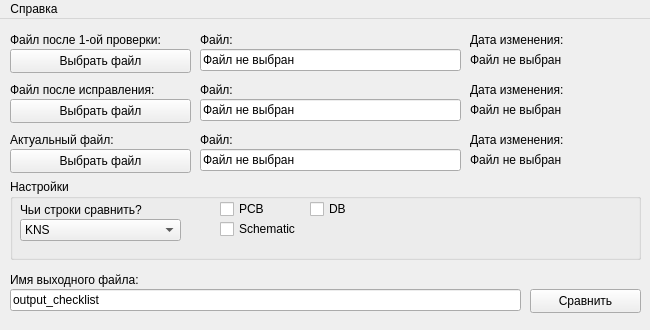
<?xml version="1.0" encoding="UTF-8"?>
<ui version="4.0">
 <class>MainWindow</class>
 <widget class="QMainWindow" name="MainWindow">
  <property name="geometry">
   <rect>
    <x>0</x>
    <y>0</y>
    <width>650</width>
    <height>330</height>
   </rect>
  </property>
  <property name="sizePolicy">
   <sizepolicy hsizetype="Fixed" vsizetype="Fixed">
    <horstretch>0</horstretch>
    <verstretch>0</verstretch>
   </sizepolicy>
  </property>
  <property name="minimumSize">
   <size>
    <width>650</width>
    <height>330</height>
   </size>
  </property>
  <property name="maximumSize">
   <size>
    <width>650</width>
    <height>330</height>
   </size>
  </property>
  <property name="windowTitle">
   <string>CheckListCompare</string>
  </property>
  <property name="dockOptions">
   <set>QMainWindow::AllowTabbedDocks|QMainWindow::AnimatedDocks</set>
  </property>
  <widget class="QWidget" name="centralwidget">
   <widget class="QPushButton" name="pushButton">
    <property name="geometry">
     <rect>
      <x>10</x>
      <y>30</y>
      <width>181</width>
      <height>24</height>
     </rect>
    </property>
    <property name="text">
     <string>Выбрать файл</string>
    </property>
   </widget>
   <widget class="QLabel" name="label_2">
    <property name="geometry">
     <rect>
      <x>10</x>
      <y>10</y>
      <width>331</width>
      <height>21</height>
     </rect>
    </property>
    <property name="text">
     <string>Файл после 1-ой проверки:</string>
    </property>
   </widget>
   <widget class="QLineEdit" name="linePass1">
    <property name="geometry">
     <rect>
      <x>200</x>
      <y>30</y>
      <width>261</width>
      <height>22</height>
     </rect>
    </property>
    <property name="text">
     <string>Файл не выбран</string>
    </property>
    <property name="readOnly">
     <bool>true</bool>
    </property>
   </widget>
   <widget class="QLabel" name="datePass1">
    <property name="geometry">
     <rect>
      <x>470</x>
      <y>30</y>
      <width>171</width>
      <height>21</height>
     </rect>
    </property>
    <property name="text">
     <string>Файл не выбран</string>
    </property>
   </widget>
   <widget class="QLabel" name="label_8">
    <property name="geometry">
     <rect>
      <x>200</x>
      <y>10</y>
      <width>261</width>
      <height>21</height>
     </rect>
    </property>
    <property name="text">
     <string>Файл:</string>
    </property>
   </widget>
   <widget class="QLabel" name="label_9">
    <property name="geometry">
     <rect>
      <x>470</x>
      <y>10</y>
      <width>171</width>
      <height>21</height>
     </rect>
    </property>
    <property name="text">
     <string>Дата изменения:</string>
    </property>
   </widget>
   <widget class="QLabel" name="label_10">
    <property name="geometry">
     <rect>
      <x>470</x>
      <y>60</y>
      <width>171</width>
      <height>21</height>
     </rect>
    </property>
    <property name="text">
     <string>Дата изменения:</string>
    </property>
   </widget>
   <widget class="QLabel" name="datePass2">
    <property name="geometry">
     <rect>
      <x>470</x>
      <y>80</y>
      <width>171</width>
      <height>21</height>
     </rect>
    </property>
    <property name="text">
     <string>Файл не выбран</string>
    </property>
   </widget>
   <widget class="QPushButton" name="pushButton_2">
    <property name="geometry">
     <rect>
      <x>10</x>
      <y>80</y>
      <width>181</width>
      <height>24</height>
     </rect>
    </property>
    <property name="text">
     <string>Выбрать файл</string>
    </property>
   </widget>
   <widget class="QLineEdit" name="linePass2">
    <property name="geometry">
     <rect>
      <x>200</x>
      <y>80</y>
      <width>261</width>
      <height>22</height>
     </rect>
    </property>
    <property name="text">
     <string>Файл не выбран</string>
    </property>
    <property name="readOnly">
     <bool>true</bool>
    </property>
   </widget>
   <widget class="QLabel" name="label_11">
    <property name="geometry">
     <rect>
      <x>200</x>
      <y>60</y>
      <width>261</width>
      <height>21</height>
     </rect>
    </property>
    <property name="text">
     <string>Файл:</string>
    </property>
   </widget>
   <widget class="QLabel" name="label_3">
    <property name="geometry">
     <rect>
      <x>10</x>
      <y>60</y>
      <width>331</width>
      <height>21</height>
     </rect>
    </property>
    <property name="text">
     <string>Файл после исправления:</string>
    </property>
   </widget>
   <widget class="QLabel" name="label_4">
    <property name="geometry">
     <rect>
      <x>10</x>
      <y>110</y>
      <width>331</width>
      <height>21</height>
     </rect>
    </property>
    <property name="text">
     <string>Актуальный файл:</string>
    </property>
   </widget>
   <widget class="QLabel" name="label_12">
    <property name="geometry">
     <rect>
      <x>200</x>
      <y>110</y>
      <width>261</width>
      <height>21</height>
     </rect>
    </property>
    <property name="text">
     <string>Файл:</string>
    </property>
   </widget>
   <widget class="QPushButton" name="pushButton_3">
    <property name="geometry">
     <rect>
      <x>10</x>
      <y>130</y>
      <width>181</width>
      <height>24</height>
     </rect>
    </property>
    <property name="text">
     <string>Выбрать файл</string>
    </property>
   </widget>
   <widget class="QLabel" name="datePass3">
    <property name="geometry">
     <rect>
      <x>470</x>
      <y>130</y>
      <width>171</width>
      <height>21</height>
     </rect>
    </property>
    <property name="text">
     <string>Файл не выбран</string>
    </property>
   </widget>
   <widget class="QLabel" name="label_13">
    <property name="geometry">
     <rect>
      <x>470</x>
      <y>110</y>
      <width>171</width>
      <height>21</height>
     </rect>
    </property>
    <property name="text">
     <string>Дата изменения:</string>
    </property>
   </widget>
   <widget class="QLineEdit" name="linePass3">
    <property name="geometry">
     <rect>
      <x>200</x>
      <y>130</y>
      <width>261</width>
      <height>22</height>
     </rect>
    </property>
    <property name="text">
     <string>Файл не выбран</string>
    </property>
    <property name="readOnly">
     <bool>true</bool>
    </property>
   </widget>
   <widget class="QGroupBox" name="groupBox">
    <property name="geometry">
     <rect>
      <x>10</x>
      <y>160</y>
      <width>631</width>
      <height>81</height>
     </rect>
    </property>
    <property name="title">
     <string>Настройки</string>
    </property>
    <widget class="QComboBox" name="comboBox">
     <property name="geometry">
      <rect>
       <x>10</x>
       <y>40</y>
       <width>161</width>
       <height>22</height>
      </rect>
     </property>
     <item>
      <property name="text">
       <string>KNS</string>
      </property>
     </item>
     <item>
      <property name="text">
       <string>FAV</string>
      </property>
     </item>
     <item>
      <property name="text">
       <string>GME</string>
      </property>
     </item>
     <item>
      <property name="text">
       <string>KLN</string>
      </property>
     </item>
     <item>
      <property name="text">
       <string>Все</string>
      </property>
     </item>
    </widget>
    <widget class="QLabel" name="label_14">
     <property name="geometry">
      <rect>
       <x>10</x>
       <y>20</y>
       <width>171</width>
       <height>21</height>
      </rect>
     </property>
     <property name="text">
      <string>Чьи строки сравнить?</string>
     </property>
    </widget>
    <widget class="QCheckBox" name="checkBox">
     <property name="geometry">
      <rect>
       <x>210</x>
       <y>20</y>
       <width>76</width>
       <height>20</height>
      </rect>
     </property>
     <property name="text">
      <string>PCB</string>
     </property>
    </widget>
    <widget class="QCheckBox" name="checkBox_2">
     <property name="geometry">
      <rect>
       <x>210</x>
       <y>40</y>
       <width>76</width>
       <height>20</height>
      </rect>
     </property>
     <property name="text">
      <string>Schematic</string>
     </property>
     <property name="checked">
      <bool>false</bool>
     </property>
    </widget>
    <widget class="QCheckBox" name="checkBox_3">
     <property name="geometry">
      <rect>
       <x>300</x>
       <y>20</y>
       <width>76</width>
       <height>20</height>
      </rect>
     </property>
     <property name="text">
      <string>DB</string>
     </property>
    </widget>
   </widget>
   <widget class="QPushButton" name="Compare">
    <property name="geometry">
     <rect>
      <x>530</x>
      <y>270</y>
      <width>111</width>
      <height>24</height>
     </rect>
    </property>
    <property name="text">
     <string>Сравнить</string>
    </property>
   </widget>
   <widget class="QLineEdit" name="filename_line">
    <property name="geometry">
     <rect>
      <x>10</x>
      <y>270</y>
      <width>511</width>
      <height>22</height>
     </rect>
    </property>
    <property name="text">
     <string>output_checklist</string>
    </property>
    <property name="readOnly">
     <bool>false</bool>
    </property>
   </widget>
   <widget class="QLabel" name="label_15">
    <property name="geometry">
     <rect>
      <x>10</x>
      <y>250</y>
      <width>261</width>
      <height>21</height>
     </rect>
    </property>
    <property name="text">
     <string>Имя выходного файла:</string>
    </property>
   </widget>
  </widget>
  <widget class="QMenuBar" name="menubar">
   <property name="geometry">
    <rect>
     <x>0</x>
     <y>0</y>
     <width>650</width>
     <height>22</height>
    </rect>
   </property>
   <widget class="QMenu" name="menu">
    <property name="title">
     <string>Справка</string>
    </property>
   </widget>
   <addaction name="menu"/>
  </widget>
 </widget>
 <resources/>
 <connections/>
</ui>
